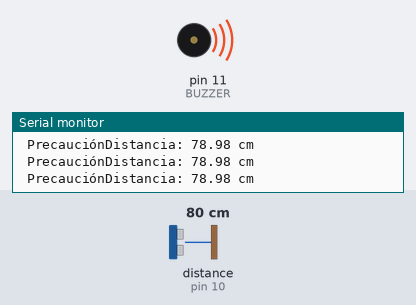
A sketch run on a simulated Arduino Uno, built with avr-gcc and run on an emulated ATmega328P. On the bench: buzzer (waves = sounding, pin HIGH), the last lines printed to the serial monitor. Wiring (inferred from the names in the program): ultrasonic range finder: trigger pin 9; echo pin 10. Inputs (shaded band) come from the test bench; at power-on: distance to the obstacle (sensor on pin 10) 80 cm. The echo pulse lasts 58.3 µs per cm; pins used as bus, display or sensor lines are not drawn.

Above: at 2.04 s.
2.3 s: distance to the obstacle (sensor on pin 10) set to 66 cm
At 2.67 s:
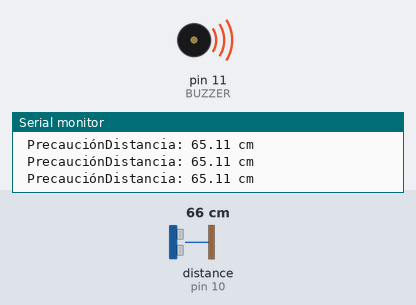
5.3 s: distance to the obstacle (sensor on pin 10) set to 55 cm
At 6.1 s:
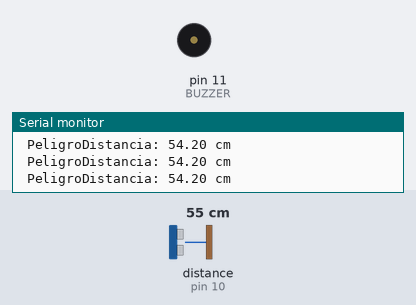
7.3 s: distance to the obstacle (sensor on pin 10) set to 250 cm
At 8.6 s:
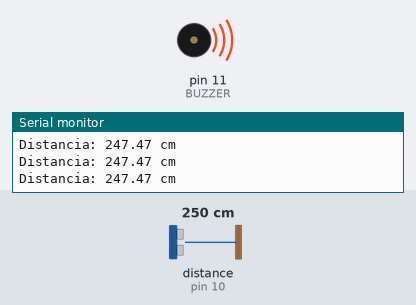
Timing chart, 0 to 10.3 s (numbered marks = the images above; inputs shaded):
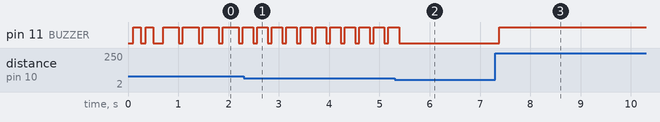

The sketch:

lentes_proximidad.ino
```cpp
const int trigPin = 9;
const int echoPin = 10;
const int BUZZER  = 11;

unsigned long ultimoBeep = 0;

const int DIST_PELIGRO    = 60;
const int DIST_PRECAUCION = 100;
const int DIST_LIBRE      = 150;

void setup() {
  pinMode(trigPin, OUTPUT);
  pinMode(echoPin, INPUT);
  pinMode(BUZZER, OUTPUT);
  digitalWrite(BUZZER, HIGH); // asegurar silencio al arrancar

  Serial.begin(9600);

  // Pitido de confirmación
  digitalWrite(BUZZER, LOW); delay(100);
  digitalWrite(BUZZER, HIGH);  delay(150);
  digitalWrite(BUZZER, LOW); delay(100);
  digitalWrite(BUZZER, HIGH);  delay(150);
  digitalWrite(BUZZER, LOW); delay(200);
  digitalWrite(BUZZER, HIGH);  delay(300);
}

void loop() {
  digitalWrite(trigPin, HIGH);
  delayMicroseconds(2);
  digitalWrite(trigPin, LOW);
  delayMicroseconds(10);
  digitalWrite(trigPin, HIGH);

  long duration  = pulseIn(echoPin, HIGH);
  float distance = duration * 0.034 / 2;

  Serial.print("Distancia: ");
  Serial.print(distance);
  Serial.println(" cm");

  emitirAlerta(distance);
  delay(100);
}

void emitirAlerta(float distance) {
  unsigned long ahora = millis();

  if (distance <= DIST_PELIGRO) {
    // PELIGRO: pitido continuo
    digitalWrite(BUZZER, LOW);
    Serial.print(" Peligro");

  } else if (distance <= DIST_PRECAUCION) {
    // PRECAUCIÓN: beeps rápidos
    digitalWrite(BUZZER, HIGH); // cortar tono continuo
    int intervalo = map((int)distance, DIST_PELIGRO, DIST_PRECAUCION, 150, 500);
    Serial.print(" Precaución");
    if (ahora - ultimoBeep >= (unsigned long)intervalo) {
      ultimoBeep = ahora;
      digitalWrite(BUZZER, LOW); delay(80);
      digitalWrite(BUZZER, HIGH);
    }

  } else if (distance <= DIST_LIBRE) {
    // AVISO: beep lento
    digitalWrite(BUZZER, HIGH);
    if (ahora - ultimoBeep >= 900UL) {
      ultimoBeep = ahora;
      digitalWrite(BUZZER, LOW); delay(60);
      digitalWrite(BUZZER, HIGH);
    }

  } else {
    // LIBRE: silencio
    digitalWrite(BUZZER, HIGH);
  }
}
```

Measured:
- the behaviour switches between 61 and 60 cm on distance to the obstacle (sensor on pin 10) (found by bisection; images 1 and 2)
- after the input at 2.3 s, pin 11 (BUZZER): alternates HIGH for 0.21 s and LOW for 0.08 s, starting after 0.19 s
- after the input at 5.3 s, pin 11 (BUZZER): goes on until 5.4 s, then stays LOW
- after the input at 7.3 s, pin 11 (BUZZER): LOW → HIGH after 0.08 s
